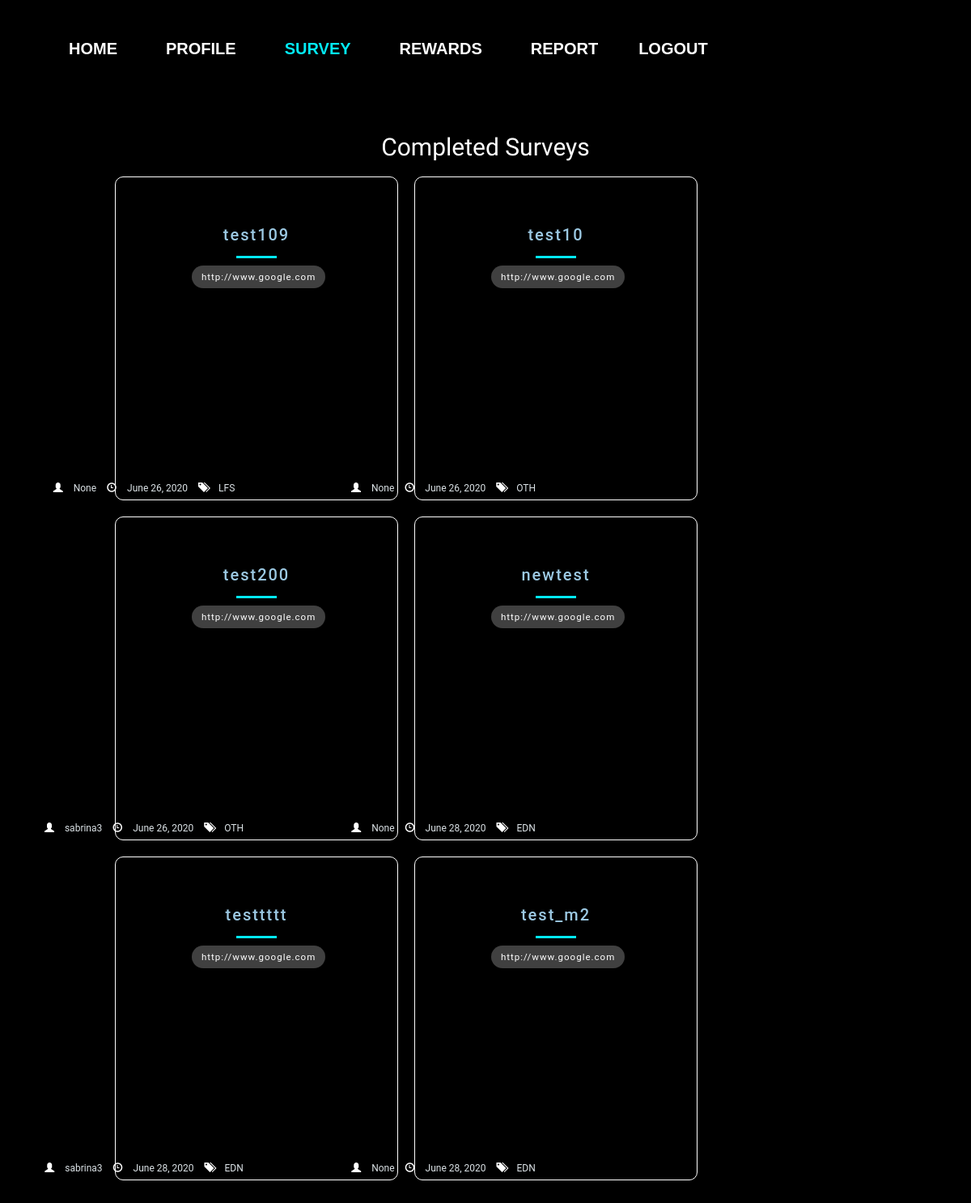
The app's page /completedsurveys/ (signed in) with its own data.
### survey/models.py (models this page shows, shortened)
class UploadSurvey(models.Model):
    user = models.ForeignKey(to=User, null=True, on_delete=models.SET_NULL,blank=True)
    uploadDate = models.DateField(default=timezone.now)
    surveytitle = models.CharField('Survey Title', max_length=100)
    surveylink = models.URLField('Survey Link', max_length=200)
    surveydescription = models.CharField('Survey Description',
        max_length=5000,
        help_text="Include your survey dscription here!")
    surveycategory_choices = [
    ('EDN','Education'),
    ('HTC','Healthcare'),
    ('LFS','Lifestyle'),
    ('NUS','NUS-Related'),
    ('OTH','Others')]
    surveycategory = models.CharField('Survey Category',choices=surveycategory_choices, max_length=100, default='OTH')
    gender_filter=models.ManyToManyField(GenderFilter,blank=True)
    singaporean_filter=models.ManyToManyField(SingaporeanFilter, blank=True)
    faculty_filter=models.ManyToManyField(FacultyFilter,blank=True)
    year_filter=models.ManyToManyField(YearFilter,blank=True)
    residential_filter=models.ManyToManyField(ResidentialFilter, blank=True)

### survey/views.py (the view)
# urls.py: path('completedsurveys/', survey_views.completedsurveys_view , name='completedsurveys'),
def completedsurveys_view(request):
    try:
        context = {
            'allcompletedsurveys': CompletedSurveys.objects.get(user=request.user)
        }
    except:
        context={
            'allcompletedsurveys': None
        }
    return render(request, 'survey/completedsurveys.html', context)

### survey/templates/survey/completedsurveys.html (shortened to what this page needs)
{% extends "survey/base.html" %}
{% load static %}
{% block css %}
<link rel="stylesheet" type="text/css" href="{% static 'survey/tracksurvey.css'%}">
{% endblock %}
{% block navbar %}
<div class="nav_box">
<header class="navbarheader">
<div class=nav>
  <ul class=navbarlist>
    <a href="{% url 'survey:dashboard' %}" role="button">Home</a>
    <a href="{% url 'accounts:profile' %}" role="button">Profile</a>
    <a href="{% url 'survey:survey' %}" role="button" class="active">Survey</a>
    <a href="{% url 'survey:shoprewards' %}" role="button">Rewards</a>
    <a href="{% url 'survey:report' %}" role="button">Report</a>
    <a href="{% url 'logout' %}" id="logout">Logout</a>
  </ul>
</div>
</header>
</div>
{% endblock %}
{% block body_block %}
{% load widget_tweaks %}
<div class="main">
  <h1> Completed Surveys </h1>
  <ul class="cards">
    {% for survey in allcompletedsurveys.completedsurveys.all %}
      <li class="cards_item">
      <div class="blog-card">
          <div class="title-content">
            <h3>
             {{survey.surveytitle}}
          </h3>
            <hr />
            <div class="intro">
              <a href="{{survey.surveylink}}" class="surveylinkbutton"> {{survey.surveylink}} </a>
            </div>
          </div>
          <div>
            <ul class="utility-list">
              <span class="glyphicon glyphicon-user" aria-hidden="true" style="color:white"> </span>
              <li class="user">{{survey.user}}</li>
              <span class="glyphicon glyphicon-time" aria-hidden="true" style="color:white"> </span>
              <li class="date">{{survey.uploadDate}}</li>
              <span class="glyphicon glyphicon-tags" aria-hidden="true" style="color:white"> </span>
              <li class="tags">{{survey.surveycategory}}</li>
            </ul>
          </div>
          <div class="color-overlay"></div>
        </div>
    </li>
    {% endfor %}
  </ul>
</div>
{% endblock %}

### survey/static/survey/base.css (style rules this page uses)
html { height: 100%; }
body { background: #000000; margin: auto; font-family: "Trebuchet MS", monospace; }
div { padding:5px; }

### survey/static/survey/nav.css (style rules this page uses)
.navbarheader { color: white; display: flex; align-items: center; justify-content: center; overflow: hidden; display: flex; align-items: center; justify-content: center; flex-direction: row; height:100px; position:fixed; }
.navbarlist { display: flex; list-style-type: none; }
.navbarlist a { margin: 10px 30px; position: relative; color: white; font-family: 'Oswald', sans-serif; font-size: 20px; font-weight: bold; text-transform: uppercase; text-decoration: none; }
.navbarlist a:before { position: absolute; bottom: -2px; content: ''; width: 100%; height: 3px; background: #03e9f4; transform: translateX(-100%); opacity: 0; }
.navbarlist .active { color: #03e9f4; }
#logout { margin-left: 20px; }

### survey/static/survey/tracksurvey.css (style rules this page uses)
html { background: black; }
body { color: white; font-family: 'Quicksand', serif; font-style: normal; font-weight: 400; letter-spacing: 0; padding: 1rem; }
.main { max-width: 1600px; margin: 0px auto; }
h1 { font-size: 30px; font-weight: 400; text-align: center; }
.cards { display: flex; flex-wrap: wrap; list-style: none; padding: 10%; margin-top: -10%; }
.cards_item { display: flex; padding: 1rem; }
.blog-card { border: 1px solid white; width: 350px; height: 400px; overflow: hidden; border-radius: 10px; box-shadow: 3px 3px 20px rgba(0, 0, 0, .5); text-align: center; }
.blog-card .color-overlay { border-color: white; width: 350px; height: 1000px; transition: background-color 0.3s cubic-bezier(0.33, 0.66, 0.66, 1); margin-top: -500px; margin-left: -5px }
.title-content { text-align: center; width: 100%; margin: 30px 0 0 0; line-height: 10px; }
h3 { font-size: 20px; font-weight: 500; letter-spacing: 2px; color: #9cc9e3; font-family: 'Roboto', sans-serif; margin-bottom: 10px; }
hr { width: 50px; height: 3px; margin: 15px auto; border: 0; background: #03e9f4; }
.intro { width: 170px; margin: 0 auto; color: #dce3e7; font-family: 'Roboto', sans-serif; font-size: 13px; line-height: 5px; }
.utility-list { list-style-type: none; padding: 0; width: 100%; position: absolute; margin-left: -570px; margin-top: 230px; font-size:12px; }
.utility-list li { margin: 5px -10px 5px 0; padding: 0 20px 0 30px; display: inline-block; color: #dce3e7; font-family: 'Roboto', sans-serif; }
.utility-list li.user { margin-left:-20px; }
.utility-list li.date { margin-left:-20px; }
.utility-list li.tags { margin-left:-20px; }
.surveylinkbutton { color: white; font-size: 1.15rem; width: 100%; padding: .5rem 1rem; border: 2px solid transparent; outline: none; border-radius: 1.5rem; background-color: rgba(255, 255, 255, 0.25); letter-spacing: 1px; }

### records on screen
UploadSurvey: surveytitle "test109", surveylink "http://www.google.com", user "None", uploadDate "June 26, 2020", surveycategory "LFS"
UploadSurvey: surveytitle "test10", surveylink "http://www.google.com", user "None", uploadDate "June 26, 2020", surveycategory "OTH"
UploadSurvey: surveytitle "test200", surveylink "http://www.google.com", user "sabrina3", uploadDate "June 26, 2020", surveycategory "OTH"
UploadSurvey: surveytitle "newtest", surveylink "http://www.google.com", user "None", uploadDate "June 28, 2020", surveycategory "EDN"
UploadSurvey: surveytitle "testtttt", surveylink "http://www.google.com", user "sabrina3", uploadDate "June 28, 2020", surveycategory "EDN"
UploadSurvey: surveytitle "test_m2", surveylink "http://www.google.com", user "None", uploadDate "June 28, 2020", surveycategory "EDN"
